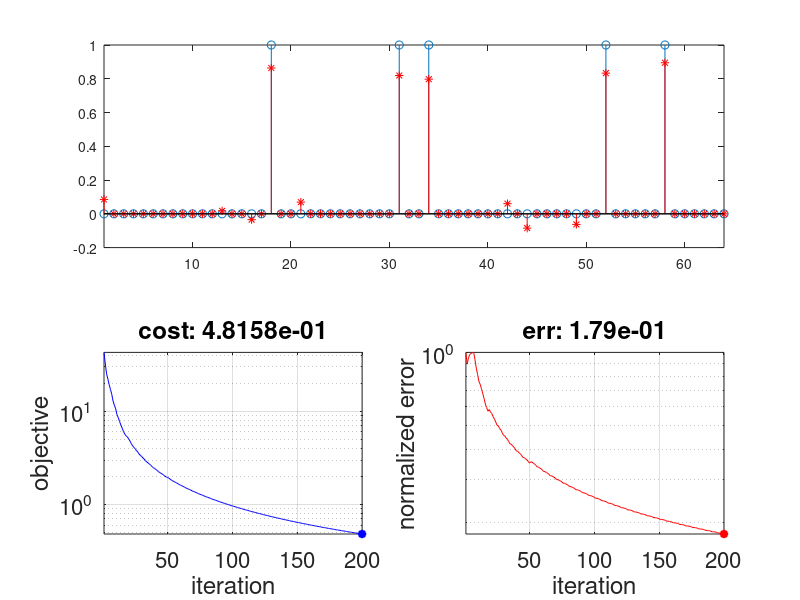

The MATLAB script that drew this image:
% GM with a fixed step
%
% Least squares: gradient method with fixed step
%
% U. S. Kamilov, CIG, WUSTL, 2021.

%%%%%%%%%%%%%%%%%%%%%%%%%%%%%%%%%%%%%%%%%%%%%%%%%%%%%%%%%%%%%%%%%%%%%%%%%%%
%% prepare workspace
%%%%%%%%%%%%%%%%%%%%%%%%%%%%%%%%%%%%%%%%%%%%%%%%%%%%%%%%%%%%%%%%%%%%%%%%%%%

clear; close all; home;

%%%%%%%%%%%%%%%%%%%%%%%%%%%%%%%%%%%%%%%%%%%%%%%%%%%%%%%%%%%%%%%%%%%%%%%%%%%
%% load the variables of the optimization problem
%%%%%%%%%%%%%%%%%%%%%%%%%%%%%%%%%%%%%%%%%%%%%%%%%%%%%%%%%%%%%%%%%%%%%%%%%%%

load('dataset.mat');

[m, n] = size(A); % m rows, n cols

%%%%%%%%%%%%%%%%%%%%%%%%%%%%%%%%%%%%%%%%%%%%%%%%%%%%%%%%%%%%%%%%%%%%%%%%%%%
%% set up the function and its gradient (*** edit this ***)
%%%%%%%%%%%%%%%%%%%%%%%%%%%%%%%%%%%%%%%%%%%%%%%%%%%%%%%%%%%%%%%%%%%%%%%%%%%

evaluateFunc = @(x) (1/2)*norm(A*x-b)^2;
evaluateGrad = @(x) A'*A*x - A'*b;
proj_f = @(x) (x <= 0).*0 + ((0<x)&&(x<1)).*x + (x > 1).* 1 ;
%%%%%%%%%%%%%%%%%%%%%%%%%%%%%%%%%%%%%%%%%%%%%%%%%%%%%%%%%%%%%%%%%%%%%%%%%%%
%% parameters of the gradient method
%%%%%%%%%%%%%%%%%%%%%%%%%%%%%%%%%%%%%%%%%%%%%%%%%%%%%%%%%%%%%%%%%%%%%%%%%%%

xInit = zeros(n, 1); % zero initialization
stepSize = 1/(norm(A,2).^2); % step-size of the gradient method (*** edit this ***)
tol = 1e-4; % stopping tolerance
maxIter = 200; % maximum number of iterations
tau = 5; 

%%%%%%%%%%%%%%%%%%%%%%%%%%%%%%%%%%%%%%%%%%%%%%%%%%%%%%%%%%%%%%%%%%%%%%%%%%%
%% optimize
%%%%%%%%%%%%%%%%%%%%%%%%%%%%%%%%%%%%%%%%%%%%%%%%%%%%%%%%%%%%%%%%%%%%%%%%%%%

% initialize
x = xInit;

% keep track of cost function values
objVals = zeros(maxIter, 1);
infErrs = zeros(maxIter, 1);

% iterate
for iter = 1:maxIter
    
    % gradient at w
    grad = evaluateGrad(x);
    
    % CGM
    [M, I] = max(abs(grad));
    e = eye(length(grad));
    
    s = -tau*sign(grad(I))*e(:,I);
    stepSize = proj_f( ((s-x)'*A'*(b-A*x))/norm(A*(s-x)).^2 );
    xNext = (1-stepSize)*x + stepSize*s;
    
    % evaluate the objective
    funcNext = evaluateFunc(xNext);
    
    % store the objective and the classification error
    objVals(iter) = funcNext;
    infErrs(iter) = norm(x(:)-xtrue(:))/norm(xtrue(:));
   
    fprintf('[%d/%d] [step: %.1e] [objective: %.1e]\n',...
        iter, maxIter, stepSize, objVals(iter));
    
    %%%%%%%%%%%%%%%%%%%%%%%%%%%%%%%%%%%%%%%%%%%%%%%%%%%%%%%%%%%%%%%%%%%%%%%
    % begin visualize data
    %%%%%%%%%%%%%%%%%%%%%%%%%%%%%%%%%%%%%%%%%%%%%%%%%%%%%%%%%%%%%%%%%%%%%%%
    
    % plot the evolution
    figure(1);
    set(gcf, 'Color', 'w');
    subplot(2, 2, 1:2);
    stem(1:n, xtrue);
    hold on;
    stem(1:n, x, 'r*');
    hold off;
    xlim([1, n])
    subplot(2, 2, 3);
    semilogy(1:iter, objVals(1:iter), 'b-',...
        iter, objVals(iter), 'b*', 'LineWidth', 2);
    grid on;
    axis tight;
    xlabel('iteration');
    ylabel('objective');
    title(sprintf('cost: %.4e', objVals(iter)));
    xlim([1 maxIter]);
    set(gca, 'FontSize', 16);
    subplot(2, 2, 4);
    semilogy(1:iter, infErrs(1:iter), 'r-',...
        iter, infErrs(iter), 'r*', 'LineWidth', 2);
    grid on;
    axis tight;
    xlabel('iteration');
    ylabel('normalized error');
    title(sprintf('err: %.2e', infErrs(iter)));
    xlim([1 maxIter]);
    set(gca, 'FontSize', 16);
    drawnow;
    
    %%%%%%%%%%%%%%%%%%%%%%%%%%%%%%%%%%%%%%%%%%%%%%%%%%%%%%%%%%%%%%%%%%%%%%%
    % end visualize data
    %%%%%%%%%%%%%%%%%%%%%%%%%%%%%%%%%%%%%%%%%%%%%%%%%%%%%%%%%%%%%%%%%%%%%%%
    
    % update w
    x = xNext;
end
